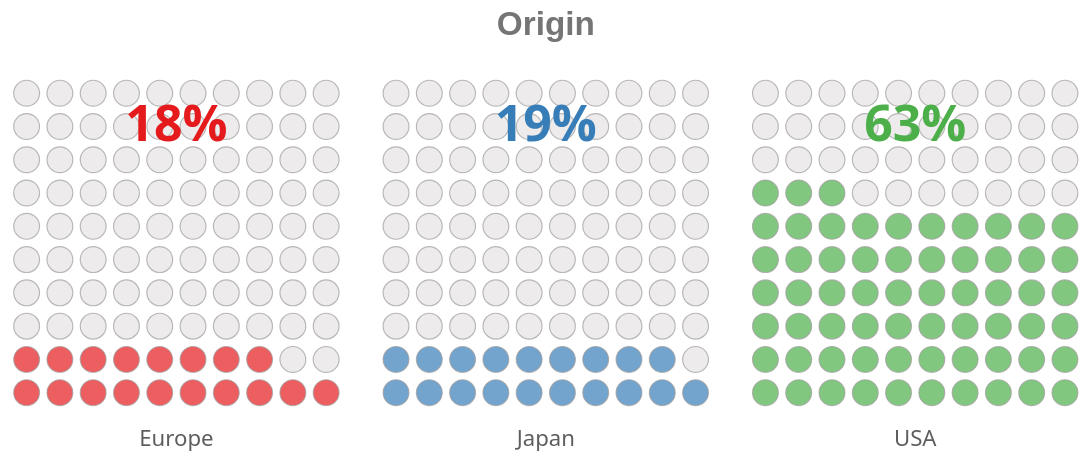

Describe this chart as a Vega-Lite specification.
### Vega-Lite specification from a JSON file in a GitHub repository (floating-point values rounded to 4 significant figures; data arrays with more than 128 entries replaced by an {"elided": "..."} marker saying what was removed)
{"$schema": "https://vega.github.io/schema/vega-lite/v5.json", "data": {"name": "dataset", "values": {"elided": "406 records"}}, "transform": [{"joinaggregate": [{"op": "count", "field": "Origin", "as": "TotalOrigin"}]}, {"joinaggregate": [{"op": "count", "field": "Origin", "as": "TotalOriginGrouped"}], "groupby": ["Origin"]}, {"calculate": "round(datum.TotalOriginGrouped/datum.TotalOrigin * 100)", "as": "PercentOfTotal"}, {"aggregate": [{"op": "min", "field": "PercentOfTotal", "as": "Percent"}], "groupby": ["Origin"]}, {"calculate": "sequence(1,101)", "as": "Sequence"}, {"flatten": ["Sequence"]}, {"calculate": "if(datum.Sequence <= datum.Percent, datum.Origin,'_blank')", "as": "Plot"}, {"calculate": "ceil (datum.Sequence / 10)", "as": "row"}, {"calculate": "datum.Sequence - datum.row * 10", "as": "col"}], "facet": {"column": {"field": "Origin", "header": {"labelOrient": "bottom"}}}, "spec": {"layer": [{"mark": {"type": "circle", "filled": true, "tooltip": true, "stroke": "#9e9b9b", "strokeWidth": 0.7}, "encoding": {"x": {"field": "col", "type": "ordinal", "axis": null}, "y": {"field": "row", "type": "ordinal", "axis": null, "sort": "-y"}, "color": {"condition": {"test": "datum.Plot == '_blank'", "value": "#e6e3e3"}, "scale": {"scheme": "set1"}, "field": "Plot", "type": "nominal", "legend": null}, "size": {"value": 241}, "tooltip": [{"field": "Origin", "type": "nominal"}]}}, {"mark": {"type": "text", "fontSize": 30, "fontWeight": "bold"}, "encoding": {"y": {"value": 30}, "text": {"condition": {"test": "datum.Sequence == 1", "value": {"expr": "datum.Percent + '%'"}}}, "color": {"scale": {"scheme": "set1"}, "field": "Plot"}}}]}, "config": {"view": {"stroke": "transparent"}, "font": "Segoe UI", "arc": {}, "area": {"line": true, "opacity": 0.6}, "bar": {}, "line": {"strokeWidth": 3, "strokeCap": "round", "strokeJoin": "round"}, "point": {"filled": true, "size": 75}, "rect": {}, "text": {"font": "Segoe UI", "fontSize": 12, "fill": "#605E5C"}, "axis": {"ticks": false, "grid": false, "domain": false, "labelColor": "#605E5C", "labelFontSize": 12, "titleFont": "wf_standard-font, helvetica, arial, sans-serif", "titleColor": "#252423", "titleFontSize": 16, "titleFontWeight": "normal"}, "axisQuantitative": {"tickCount": 3, "grid": true, "gridColor": "#C8C6C4", "gridDash": [1, 5], "labelFlush": false}, "axisBand": {"tickExtra": true}, "axisX": {"labelPadding": 5}, "axisY": {"labelPadding": 10}, "header": {"titleFont": "wf_standard-font, helvetica, arial, sans-serif", "titleFontSize": 20, "titleColor": "#757575", "labelFont": "Segoe UI", "labelFontSize": 13.33, "labelColor": "#605E5C"}, "legend": {"titleFont": "Segoe UI", "titleFontWeight": "bold", "titleColor": "#605E5C", "labelFont": "Segoe UI", "labelFontSize": 13.33, "labelColor": "#605E5C", "symbolType": "circle", "symbolSize": 75}}}
